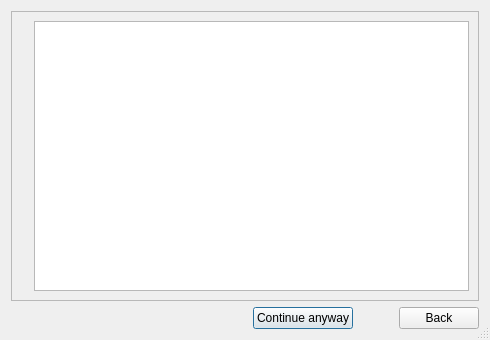
<ui version="4.0" >
 <class>ReportDialog</class>
 <widget class="QDialog" name="ReportDialog" >
  <property name="geometry" >
   <rect>
    <x>0</x>
    <y>0</y>
    <width>490</width>
    <height>340</height>
   </rect>
  </property>
  <property name="minimumSize" >
   <size>
    <width>490</width>
    <height>340</height>
   </size>
  </property>
  <property name="windowTitle" >
   <string>Report</string>
  </property>
  <property name="sizeGripEnabled" >
   <bool>true</bool>
  </property>
  <layout class="QGridLayout" >
   <item row="0" column="0" >
    <widget class="QFrame" name="frame" >
     <property name="frameShape" >
      <enum>QFrame::StyledPanel</enum>
     </property>
     <property name="frameShadow" >
      <enum>QFrame::Raised</enum>
     </property>
     <layout class="QGridLayout" >
      <item row="0" column="0" >
       <widget class="QLabel" name="label_2" >
        <property name="text" >
         <string/>
        </property>
        <property name="pixmap" >
         <pixmap resource="../audex.qrc" >:/buttons/images/warning.png</pixmap>
        </property>
       </widget>
      </item>
      <item row="0" column="1" >
       <widget class="QListWidget" name="listWidget" />
      </item>
     </layout>
    </widget>
   </item>
   <item row="1" column="0" >
    <layout class="QHBoxLayout" >
     <item>
      <spacer>
       <property name="orientation" >
        <enum>Qt::Horizontal</enum>
       </property>
       <property name="sizeHint" >
        <size>
         <width>40</width>
         <height>20</height>
        </size>
       </property>
      </spacer>
     </item>
     <item>
      <widget class="QPushButton" name="pushButton" >
       <property name="text" >
        <string>Continue anyway</string>
       </property>
      </widget>
     </item>
     <item>
      <spacer>
       <property name="orientation" >
        <enum>Qt::Horizontal</enum>
       </property>
       <property name="sizeType" >
        <enum>QSizePolicy::Fixed</enum>
       </property>
       <property name="sizeHint" >
        <size>
         <width>40</width>
         <height>20</height>
        </size>
       </property>
      </spacer>
     </item>
     <item>
      <widget class="QPushButton" name="pushButton_2" >
       <property name="text" >
        <string>Back</string>
       </property>
      </widget>
     </item>
    </layout>
   </item>
  </layout>
 </widget>
 <resources>
  <include location="../audex.qrc" />
 </resources>
 <connections/>
</ui>
